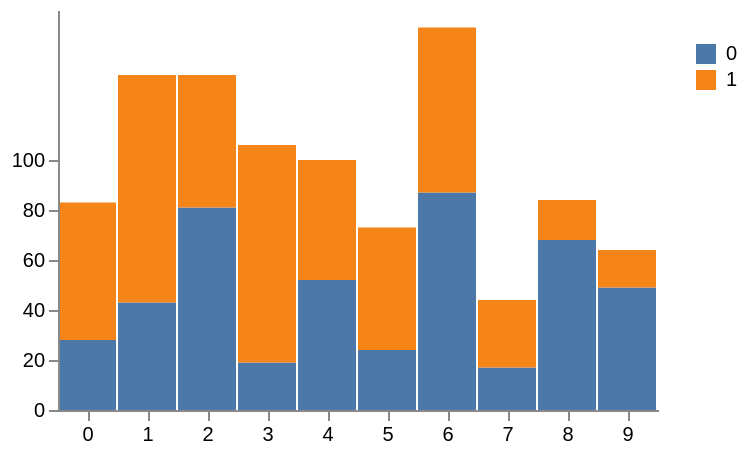

Specify this chart in Vega-Lite:
### Vega specification from a JSON file in a GitHub repository (floating-point values rounded to 4 significant figures)
{"$schema": "https://vega.github.io/schema/vega/v3.json", "width": 300, "height": 200, "padding": 5, "data": {"name": "table", "values": [{"x": 0, "y": 28, "variable": 0}, {"x": 0, "y": 55, "variable": 1}, {"x": 1, "y": 43, "variable": 0}, {"x": 1, "y": 91, "variable": 1}, {"x": 2, "y": 81, "variable": 0}, {"x": 2, "y": 53, "variable": 1}, {"x": 3, "y": 19, "variable": 0}, {"x": 3, "y": 87, "variable": 1}, {"x": 4, "y": 52, "variable": 0}, {"x": 4, "y": 48, "variable": 1}, {"x": 5, "y": 24, "variable": 0}, {"x": 5, "y": 49, "variable": 1}, {"x": 6, "y": 87, "variable": 0}, {"x": 6, "y": 66, "variable": 1}, {"x": 7, "y": 17, "variable": 0}, {"x": 7, "y": 27, "variable": 1}, {"x": 8, "y": 68, "variable": 0}, {"x": 8, "y": 16, "variable": 1}, {"x": 9, "y": 49, "variable": 0}, {"x": 9, "y": 15, "variable": 1}], "transform": [{"type": "stack", "groupby": ["x"], "sort": {"field": "variable"}, "field": "y"}]}, "scales": [{"name": "x", "type": "band", "range": "width", "domain": {"data": "table", "field": "x"}}, {"name": "y", "type": "linear", "range": "height", "nice": true, "zero": true, "domain": {"data": "table", "field": "y1"}}, {"name": "color", "type": "ordinal", "range": "category", "domain": {"data": "table", "field": "variable"}}], "legends": [{"fill": "color", "title": "", "orient": "right", "encode": {"symbols": {"enter": {"shape": {"value": "square"}}}, "labels": {"update": {"text": {"field": "value"}}}}}], "axes": [{"orient": "bottom", "scale": "x", "zindex": 1}, {"orient": "left", "scale": "y", "zindex": 1, "values": [0, 20, 40, 60, 80, 100]}], "marks": [{"type": "rect", "from": {"data": "table"}, "encode": {"enter": {"x": {"scale": "x", "field": "x"}, "width": {"scale": "x", "band": 1, "offset": -1}, "y": {"scale": "y", "field": "y0"}, "y2": {"scale": "y", "field": "y1"}, "fill": [{"test": "false && datum.color", "field": "color"}, {"scale": "color", "field": "variable"}]}, "update": {"fillOpacity": {"value": 1}}, "hover": {"fillOpacity": {"value": 1}}}}, {"type": "text", "from": {"data": "table"}, "interactive": false, "encode": {"enter": {"text": {"field": "display"}, "x": {"scale": "x", "field": "x"}, "y": {"scale": "y", "field": "y0"}, "dx": {"value": 8}, "dy": {"value": -2}, "align": {"value": "left"}, "baseline": {"value": "bottom"}}}}]}
